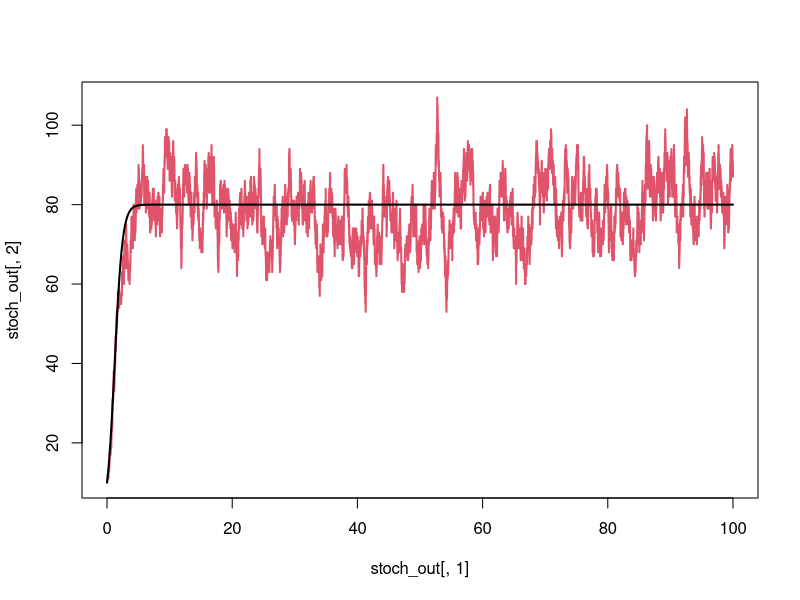

Write the R code that produced this figure.
## Gillespie algorith for implementing a very simple logistic model
## The model is the following
## dN/dt = (b - bs*N)*N - (d + ds*N)*N
## Thus there is density-dependence in both births and deaths

## Here is a stochastic Gillespie algorithm version of this model
## tmax = number of timesteps to run the model
## pars = vector of parameters
## NO = initial population size
## To start, let's assume that all individuals have identical parameters (b, bs, d, ds)
gillespie_logistic <- function(tmax, pars, N0) {
  b <- pars["b"]
  bs <- pars["bs"]
  d <- pars["d"]
  ds <- pars["ds"]
  
  ## initialize the time at t = 0
  t <- 0
  
  ## initialize a vector to store the time and population size
  ## Note: I am going to show you the easiest way to store the results, but it is not the fastest, computationally
  sim <- c(t, N0)

  ## current population size
  N <- N0
  
  ## start the algorithm
  while (t < tmax) {
    ## compute the birth and death rates
    brate <- (b - bs*N) * N
    drate <- (d + ds*N) * N
    rates <- c(brate, drate)
    
    ## "wheel of fortune"
    wheel <- cumsum(rates)/sum(rates)
    
    ## which event happens? Draw a random uniform to determine
    rand <- runif(1)
    
    ## if event==1, a birth happens
    ## if event==2, a death happens
    event <- 1 + sum(rand > wheel)
    if (event==1) N <- N + 1
    else N <- N - 1
    
    ## what time did the event happen?
    dt <- rexp(1, rate=sum(rates))
    
    ## update t 
    t <- t + dt
    
    ## update the results
    sim <- rbind(sim, c(t, N))
    
  }
  return(sim)
}

## Deterministic model
logistic <- function(t, y, pars) {
  b <- pars["b"]
  bs <- pars["bs"]
  d <- pars["d"]
  ds <- pars["ds"]
  
  N <- y
  
  dNdt <- (b - bs*N) * N - (d + ds*N) * N
  
  return(list(dNdt))
}

## Parameters
pars <- c(b=2, d=0.4, bs=0.01, ds=0.01)
tmax <- 100
## Initial population size
N0 <- 10

## simulate the deterministic model
library(deSolve)
det_out <- ode(y=N0, times=seq(0,tmax,0.1), func=logistic, parms=pars, method="lsoda")

## simulate the Gillespie algorithm
stoch_out <- gillespie_logistic(tmax, pars, N0)

## plot the results
plot(stoch_out[,1], stoch_out[,2], type='l', lwd=2, col=2)
lines(det_out[,1], det_out[,2], lwd=2)

## in general, you want to simulate MANY stochastic replicates and average across them
